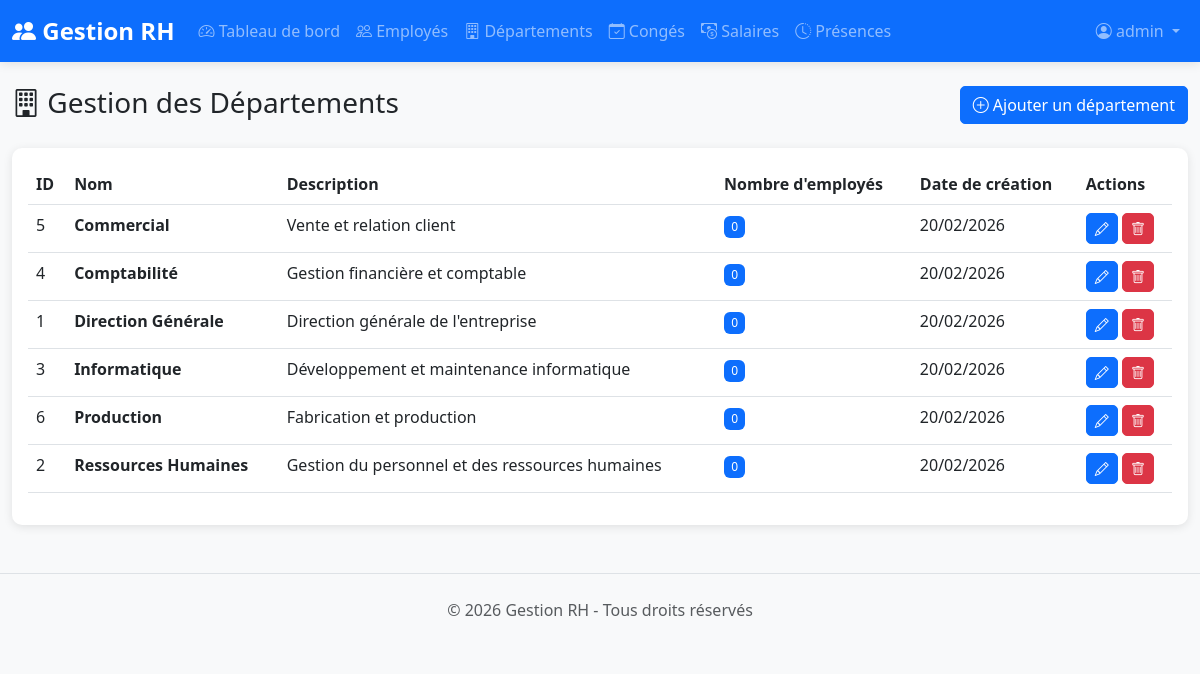
Page /departements.php (signed in) on the committed database.
### tables this page shows
CREATE TABLE IF NOT EXISTS departements (
    id INT AUTO_INCREMENT PRIMARY KEY,
    nom VARCHAR(100) NOT NULL,
    description TEXT,
    date_creation DATETIME DEFAULT CURRENT_TIMESTAMP
);

### config/auth.php (called while the page is built, shortened)
<?php
function isLoggedIn() {
    return isset($_SESSION['user_id']);
}
function getCurrentUser() {
    return [
        'id' => $_SESSION['user_id'],
        'nom_utilisateur' => $_SESSION['nom_utilisateur'],
        'email' => $_SESSION['email'],
        'role' => $_SESSION['role']
    ];
}
?>

### departements.php (the view, shortened to what this page needs)
<?php
require_once 'includes/header.php';
$db = getDB();
$action = $_GET['action'] ?? 'list';
$id = $_GET['id'] ?? null;
if ($action === 'add' || $action === 'edit') {
    $departement = null;
    if ($action === 'edit' && $id) {
        $stmt = $db->prepare("SELECT * FROM departements WHERE id = ?");
        $stmt->execute([$id]);
        $departement = $stmt->fetch();
        if (!$departement) {
            header('Location: departements.php');
            exit();
        }
    }
    ?>
    <div class="row">
        <div class="col-12">
            <h1 class="h3 mb-4">
                <i class="bi bi-<?= $action === 'add' ? 'plus-circle' : 'pencil' ?>"></i>
                <?= $action === 'add' ? 'Ajouter un département' : 'Modifier un département' ?>
            </h1>
        </div>
    </div>
    <div class="row">
        <div class="col-md-6">
            <div class="card">
                <div class="card-body">
                    <form method="POST" action="">
                        <div class="mb-3">
                            <label class="form-label">Nom du département *</label>
                            <input type="text" class="form-control" name="nom" value="<?= htmlspecialchars($departement['nom'] ?? '') ?>" required>
                        </div>
                        <div class="mb-3">
                            <label class="form-label">Description</label>
                            <textarea class="form-control" name="description" rows="4"><?= htmlspecialchars($departement['description'] ?? '') ?></textarea>
                        </div>
                        <div class="d-flex gap-2">
                            <button type="submit" class="btn btn-primary">
                                <i class="bi bi-check-lg"></i> Enregistrer
                            </button>
                            <a href="departements.php" class="btn btn-secondary">Annuler</a>
                        </div>
                    </form>
                </div>
            </div>
        </div>
    </div>
    <?php
} else {
    $stmt = $db->query("SELECT d.*, COUNT(e.id) as nb_employes FROM departements d LEFT JOIN employes e ON d.id = e.departement_id GROUP BY d.id ORDER BY d.nom");
    $departements = $stmt->fetchAll();
    ?>
    <div class="row mb-4">
        <div class="col-md-6">
            <h1 class="h3 mb-0"><i class="bi bi-building"></i> Gestion des Départements</h1>
        </div>
        <div class="col-md-6 text-end">
            <a href="departements.php?action=add" class="btn btn-primary">
                <i class="bi bi-plus-circle"></i> Ajouter un département
            </a>
        </div>
    </div>
    <div class="card">
        <div class="card-body">
            <div class="table-responsive">
                <table class="table table-hover">
                    <thead>
                        <tr>
                            <th>ID</th>
                            <th>Nom</th>
                            <th>Description</th>
                            <th>Nombre d'employés</th>
                            <th>Date de création</th>
                            <th>Actions</th>
                        </tr>
                    </thead>
                    <tbody>
                        <?php if (empty($departements)): ?>
                            <tr>
                                <td colspan="6" class="text-center text-muted">Aucun département</td>
                            </tr>
                        <?php else: ?>
                            <?php foreach ($departements as $dept): ?>
                                <tr>
                                    <td><?= $dept['id'] ?></td>
                                    <td><strong><?= htmlspecialchars($dept['nom']) ?></strong></td>
                                    <td><?= htmlspecialchars($dept['description'] ?? '') ?></td>
                                    <td><span class="badge bg-primary"><?= $dept['nb_employes'] ?></span></td>
                                    <td><?= date('d/m/Y', strtotime($dept['date_creation'])) ?></td>
                                    <td>
                                        <a href="departements.php?action=edit&id=<?= $dept['id'] ?>" class="btn btn-sm btn-primary" title="Modifier">
                                            <i class="bi bi-pencil"></i>
                                        </a>
                                        <a href="departements.php?action=delete&id=<?= $dept['id'] ?>" class="btn btn-sm btn-danger" title="Supprimer" onclick="return confirm('Êtes-vous sûr de vouloir supprimer ce département ?')">
                                            <i class="bi bi-trash"></i>
                                        </a>
                                    </td>
                                </tr>
                            <?php endforeach; ?>
                        <?php endif; ?>
                    </tbody>
                </table>
            </div>
        </div>
    </div>
    <?php
}
require_once 'includes/footer.php';
?>

### includes/header.php (shortened to what this page needs)
<?php
require_once __DIR__ . '/../config/auth.php';
$currentUser = getCurrentUser();
?>
<!DOCTYPE html>
<html lang="fr">
<head>
    <link href="https://cdn.jsdelivr.net/npm/bootstrap@5.3.0/dist/css/bootstrap.min.css" rel="stylesheet">
    <link rel="stylesheet" href="https://cdn.jsdelivr.net/npm/bootstrap-icons@1.11.0/font/bootstrap-icons.css">
    <link rel="stylesheet" href="assets/css/style.css">
</head>
<body>
    <nav class="navbar navbar-expand-lg navbar-dark bg-primary">
        <div class="container-fluid">
            <a class="navbar-brand" href="index.php">
                <i class="bi bi-people-fill"></i> Gestion RH
            </a>
            <div class="collapse navbar-collapse" id="navbarNav">
                <ul class="navbar-nav me-auto">
                    <li class="nav-item">
                        <a class="nav-link" href="index.php">
                            <i class="bi bi-speedometer2"></i> Tableau de bord
                        </a>
                    </li>
                    <li class="nav-item">
                        <a class="nav-link" href="employes.php">
                            <i class="bi bi-people"></i> Employés
                        </a>
                    </li>
                    <li class="nav-item">
                        <a class="nav-link" href="departements.php">
                            <i class="bi bi-building"></i> Départements
                        </a>
                    </li>
                    <li class="nav-item">
                        <a class="nav-link" href="conges.php">
                            <i class="bi bi-calendar-check"></i> Congés
                        </a>
                    </li>
                    <li class="nav-item">
                        <a class="nav-link" href="salaires.php">
                            <i class="bi bi-cash-coin"></i> Salaires
                        </a>
                    </li>
                    <li class="nav-item">
                        <a class="nav-link" href="presences.php">
                            <i class="bi bi-clock-history"></i> Présences
                        </a>
                    </li>
                </ul>
                <ul class="navbar-nav">
                    <li class="nav-item dropdown">
                        <a class="nav-link dropdown-toggle" href="#" id="navbarDropdown" role="button" data-bs-toggle="dropdown">
                            <i class="bi bi-person-circle"></i> <?= htmlspecialchars($currentUser['nom_utilisateur']) ?>
                        </a>
                    </li>
                </ul>
            </div>
        </div>
    </nav>
    <div class="container-fluid mt-4">

### includes/footer.php (shortened to what this page needs)
    </div>
    <footer class="mt-5 py-4 bg-light text-center">
        <div class="container">
            <p class="text-muted mb-0">&copy; <?= date('Y') ?> Gestion RH - Tous droits réservés</p>
        </div>
    </footer>
</body>
</html>

### assets/css/style.css (style rules this page uses)
body { font-family: 'Segoe UI', Tahoma, Geneva, Verdana, sans-serif; background-color: #f8f9fa; }
.card { border: none; border-radius: 10px; box-shadow: 0 2px 10px rgba(0, 0, 0, 0.1); transition: transform 0.2s, box-shadow 0.2s; }
.navbar { box-shadow: 0 2px 10px rgba(0, 0, 0, 0.1); }
.navbar-brand { font-weight: bold; font-size: 1.5rem; }
.nav-link { transition: color 0.2s; }
.table { background-color: white; }
.table thead { background-color: #f8f9fa; }
.btn { border-radius: 5px; transition: all 0.2s; }
.badge { padding: 0.4em 0.6em; font-weight: 500; }
footer { margin-top: auto; border-top: 1px solid #dee2e6; }
.card { animation: fadeIn 0.3s ease-out; }

### rows in the picture
departements: id "5", nom "Commercial", description "Vente et relation client", nb_employes "0", date_creation "20/02/2026"
departements: id "4", nom "Comptabilité", description "Gestion financière et comptable", nb_employes "0", date_creation "20/02/2026"
departements: id "1", nom "Direction Générale", description "Direction générale de l'entreprise", nb_employes "0", date_creation "20/02/2026"
departements: id "3", nom "Informatique", description "Développement et maintenance informatique", nb_employes "0", date_creation "20/02/2026"
departements: id "6", nom "Production", description "Fabrication et production", nb_employes "0", date_creation "20/02/2026"
departements: id "2", nom "Ressources Humaines", description "Gestion du personnel et des ressources humaines", nb_employes "0", date_creation "20/02/2026"

### other values in the picture
$currentUser['nom_utilisateur'] "admin"
